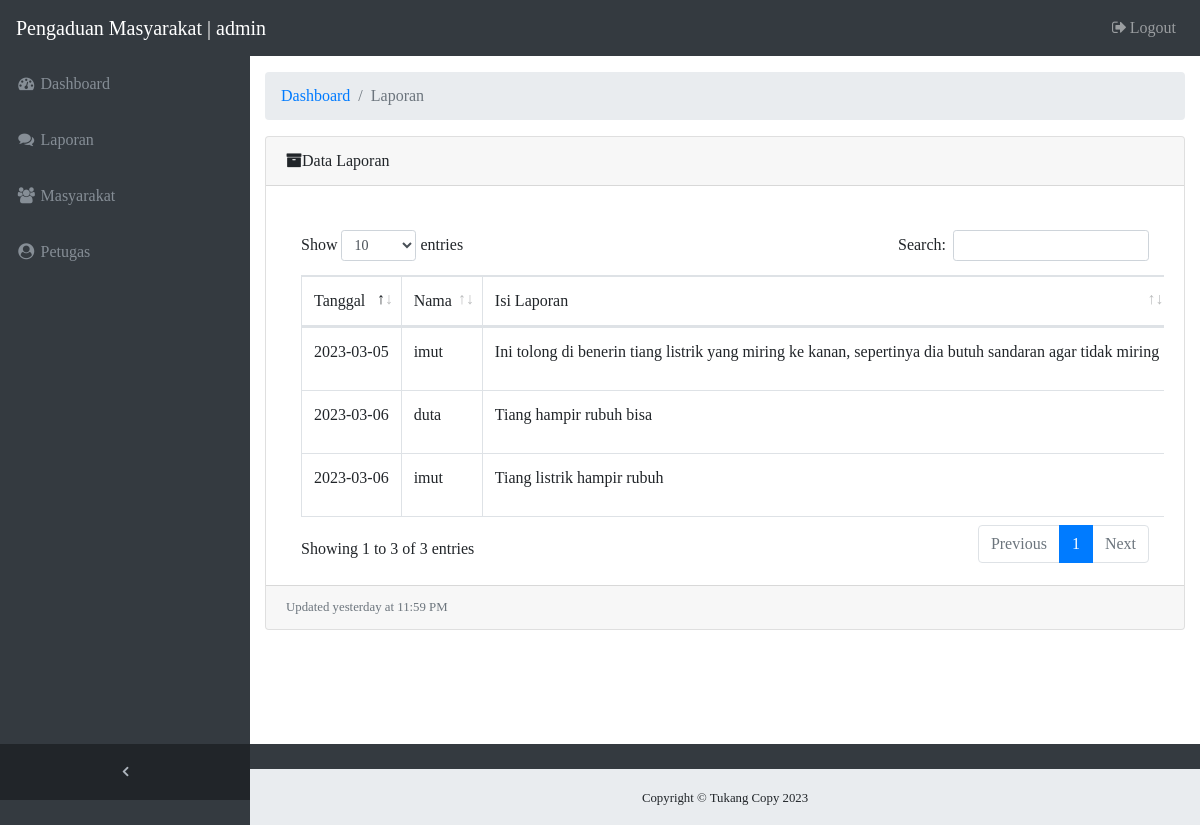
/admin/laporan1.php (signed in), run on the app's committed database.
### tables this page shows
CREATE TABLE `pengaduan` (
  `id_pengaduan` int(11) NOT NULL,
  `tgl_pengaduan` timestamp NOT NULL DEFAULT current_timestamp() ON UPDATE current_timestamp(),
  `nik` char(16) NOT NULL,
  `isi_laporan` text NOT NULL,
  `foto` varchar(255) NOT NULL,
  `status` int(1) NOT NULL
);

CREATE TABLE `masyarakat` (
  `nik` char(16) NOT NULL,
  `nama` varchar(35) NOT NULL,
  `username` varchar(25) NOT NULL,
  `password` varchar(255) NOT NULL,
  `telp` varchar(13) NOT NULL
);

### admin/laporan1.php (the view, shortened to what this page needs)
<?php require_once 'includes/header.php'; ?>
<div class="content-wrapper">
	<div class="container-fluid">
		<ol class="breadcrumb">
      <li class="breadcrumb-item">
        <a href="dashboard.php">Dashboard</a>
      </li>
      <li class="breadcrumb-item active">Laporan</li>
    </ol>
		<div class="card mb-3">
			<div class="card-header">
				<i class="fa fa-archive"></i>Data Laporan
			</div>
			<div class="card-body">
				<div class="table-responsive">
					<br>
					<table class="table table-bordered nowrap" id="laporan" width="100%" cellspacing="0">
						<thead>
							<tr>
								<td>Tanggal</td>
								<td>Nama</td>
								<td class="w-30">Isi Laporan</td>
							</tr>
						</thead>
					    <tbody>
					     <?php
					     $result = mysqli_query(
					     	$connect,
					     	"SELECT p.id_pengaduan, DATE(p.tgl_pengaduan), m.nama, p.isi_laporan, p.foto, p.status FROM pengaduan AS p INNER JOIN masyarakat as m ON p.nik=m.nik ORDER BY p.tgl_pengaduan DESC"
					     );
					     if (mysqli_num_rows($result)>0){
					     	while ($row = mysqli_fetch_array ($result)) {
					        ?>
					        <tr>
					        	<td><?= $row[1] ?></td>
					        	<td><?= $row[2] ?></td>
					        	<td><span class="d-inline-block text-truncate"  style="max-widht: 300px;"><?=$row [3] ?></span></td>
					        	</tr>
					        	<?php
					            }
					          	}
					          	?>
					          </tbody>
					        </table>
					      </div>
					    </div>
					    <div class="card-footer small text-muted">Updated yesterday at 11:59 PM</div>
					  </div>
					</div>
				  </div>
				  <?php require_once 'includes/footer.php'; ?>

### assets/custom/custom.css (style rules this page uses)
html { position: relative; min-height: 100%; }
body { overflow-x: hidden; }
body.sticky-footer { margin-bottom: 56px; }
body.sticky-footer .content-wrapper { min-height: calc(100vh - 56px - 56px); }
body.fixed-nav { padding-top: 56px; }
.content-wrapper { min-height: calc(100vh - 56px); padding-top: 1rem; }
.content-wrapper { overflow-x: hidden; background: white; }
@media (min-width: 992px) { .content-wrapper { margin-left: 250px; } }

### admin/php_action/fpdf.css (style rules this page uses)
body { font-family:"Times New Roman",serif }

### data on the page
pengaduan: row "2023-03-06", nik.nama "duta", isi_laporan "Tiang hampir rubuh bisa"
pengaduan: row "2023-03-06", nik.nama "imut", isi_laporan "Tiang listrik hampir rubuh"
pengaduan: row "2023-03-05", nik.nama "imut", isi_laporan "Ini tolong di benerin tiang listrik yang miring ke kanan, sepertinya dia butuh sandaran agar tidak miring"

### other printed values
$_SESSION['username'] "admin"
